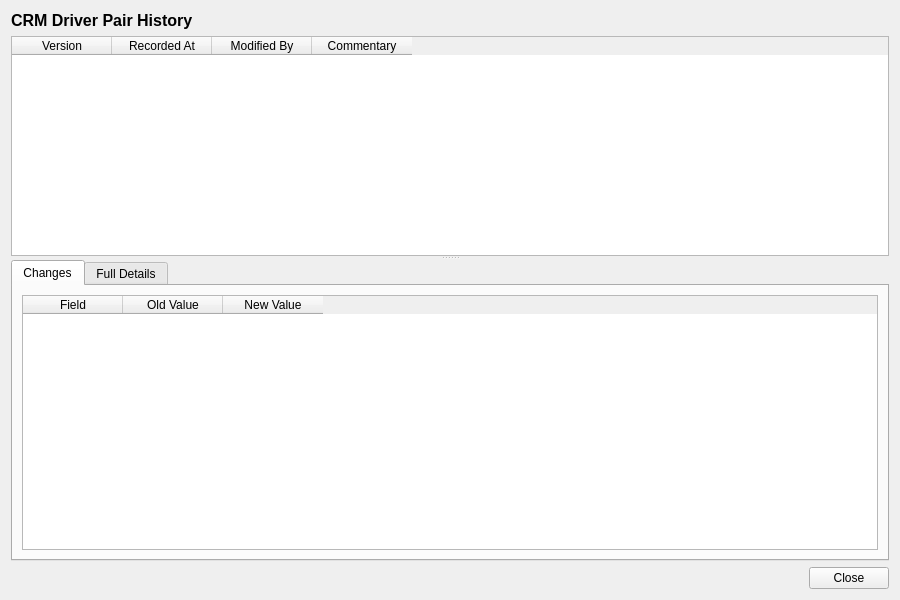
<?xml version="1.0" encoding="UTF-8"?>
<ui version="4.0">
 <class>CrmDriverPairHistoryDialog</class>
 <widget class="QWidget" name="CrmDriverPairHistoryDialog">
  <property name="geometry">
   <rect>
    <x>0</x>
    <y>0</y>
    <width>900</width>
    <height>600</height>
   </rect>
  </property>
  <property name="windowTitle">
   <string>CRM Driver Pair History</string>
  </property>
  <layout class="QVBoxLayout" name="verticalLayout">
   <item>
    <widget class="QLabel" name="titleLabel">
     <property name="font">
      <font>
       <pointsize>12</pointsize>
       <bold>true</bold>
      </font>
     </property>
     <property name="text">
      <string>CRM Driver Pair History</string>
     </property>
    </widget>
   </item>
   <item>
    <widget class="QSplitter" name="splitter">
     <property name="orientation">
      <enum>Qt::Vertical</enum>
     </property>
     <widget class="QTableWidget" name="versionListWidget">
      <property name="minimumHeight">
       <number>150</number>
      </property>
      <property name="maximumHeight">
       <number>250</number>
      </property>
      <property name="alternatingRowColors">
       <bool>true</bool>
      </property>
      <property name="editTriggers">
       <set>QAbstractItemView::NoEditTriggers</set>
      </property>
      <property name="selectionMode">
       <enum>QAbstractItemView::SingleSelection</enum>
      </property>
      <property name="selectionBehavior">
       <enum>QAbstractItemView::SelectRows</enum>
      </property>
      <column>
       <property name="text">
        <string>Version</string>
       </property>
      </column>
      <column>
       <property name="text">
        <string>Recorded At</string>
       </property>
      </column>
      <column>
       <property name="text">
        <string>Modified By</string>
       </property>
      </column>
      <column>
       <property name="text">
        <string>Commentary</string>
       </property>
      </column>
     </widget>
     <widget class="QWidget" name="detailWidget">
      <layout class="QVBoxLayout" name="detailLayout">
       <property name="leftMargin">
        <number>0</number>
       </property>
       <property name="topMargin">
        <number>0</number>
       </property>
       <property name="rightMargin">
        <number>0</number>
       </property>
       <property name="bottomMargin">
        <number>0</number>
       </property>
       <item>
        <widget class="QTabWidget" name="tabWidget">
         <property name="currentIndex">
          <number>0</number>
         </property>
         <widget class="QWidget" name="changesTab">
          <attribute name="title">
           <string>Changes</string>
          </attribute>
          <layout class="QVBoxLayout" name="changesTabLayout">
           <item>
            <widget class="QTableWidget" name="changesTableWidget">
             <property name="editTriggers">
              <set>QAbstractItemView::NoEditTriggers</set>
             </property>
             <property name="alternatingRowColors">
              <bool>true</bool>
             </property>
             <property name="selectionMode">
              <enum>QAbstractItemView::SingleSelection</enum>
             </property>
             <property name="selectionBehavior">
              <enum>QAbstractItemView::SelectRows</enum>
             </property>
             <column>
              <property name="text">
               <string>Field</string>
              </property>
             </column>
             <column>
              <property name="text">
               <string>Old Value</string>
              </property>
             </column>
             <column>
              <property name="text">
               <string>New Value</string>
              </property>
             </column>
            </widget>
           </item>
          </layout>
         </widget>
         <widget class="QWidget" name="fullDetailsTab">
          <attribute name="title">
           <string>Full Details</string>
          </attribute>
          <layout class="QVBoxLayout" name="fullDetailsTabLayout">
           <item>
            <widget class="QScrollArea" name="scrollArea">
             <property name="widgetResizable">
              <bool>true</bool>
             </property>
             <widget class="QWidget" name="scrollAreaWidgetContents">
              <property name="geometry">
               <rect>
                <x>0</x>
                <y>0</y>
                <width>560</width>
                <height>450</height>
               </rect>
              </property>
              <layout class="QFormLayout" name="formLayout">
               <item row="0" column="0">
                <widget class="QLabel" name="idLabel">
                 <property name="text">
                  <string>Id:</string>
                 </property>
                </widget>
               </item>
               <item row="0" column="1">
                <widget class="QLabel" name="idValue">
                 <property name="text">
                  <string/>
                 </property>
                </widget>
               </item>
               <item row="1" column="0">
                <widget class="QLabel" name="party_idLabel">
                 <property name="text">
                  <string>Party Id:</string>
                 </property>
                </widget>
               </item>
               <item row="1" column="1">
                <widget class="QLabel" name="partyIdValue">
                 <property name="text">
                  <string/>
                 </property>
                </widget>
               </item>
               <item row="2" column="0">
                <widget class="QLabel" name="config_idLabel">
                 <property name="text">
                  <string>Config Id:</string>
                 </property>
                </widget>
               </item>
               <item row="2" column="1">
                <widget class="QLabel" name="configIdValue">
                 <property name="text">
                  <string/>
                 </property>
                </widget>
               </item>
               <item row="3" column="0">
                <widget class="QLabel" name="base_currency_codeLabel">
                 <property name="text">
                  <string>Base:</string>
                 </property>
                </widget>
               </item>
               <item row="3" column="1">
                <widget class="QLabel" name="baseCcyValue">
                 <property name="text">
                  <string/>
                 </property>
                </widget>
               </item>
               <item row="4" column="0">
                <widget class="QLabel" name="quote_currency_codeLabel">
                 <property name="text">
                  <string>Quote:</string>
                 </property>
                </widget>
               </item>
               <item row="4" column="1">
                <widget class="QLabel" name="quoteCcyValue">
                 <property name="text">
                  <string/>
                 </property>
                </widget>
               </item>
               <item row="5" column="0">
                <widget class="QLabel" name="enabledLabel">
                 <property name="text">
                  <string>Enabled:</string>
                 </property>
                </widget>
               </item>
               <item row="5" column="1">
                <widget class="QLabel" name="enabledCheckBox">
                 <property name="text">
                  <string/>
                 </property>
                </widget>
               </item>
               <item row="6" column="0">
                <widget class="QLabel" name="versionNumberLabel">
                 <property name="text">
                  <string>Version:</string>
                 </property>
                </widget>
               </item>
               <item row="6" column="1">
                <widget class="QLabel" name="versionNumberValue">
                 <property name="text">
                  <string/>
                 </property>
                </widget>
               </item>
               <item row="7" column="0">
                <widget class="QLabel" name="modifiedByLabel">
                 <property name="text">
                  <string>Modified By:</string>
                 </property>
                </widget>
               </item>
               <item row="7" column="1">
                <widget class="QLabel" name="modifiedByValue">
                 <property name="text">
                  <string/>
                 </property>
                </widget>
               </item>
               <item row="8" column="0">
                <widget class="QLabel" name="recordedAtLabel">
                 <property name="text">
                  <string>Recorded At:</string>
                 </property>
                </widget>
               </item>
               <item row="8" column="1">
                <widget class="QLabel" name="recordedAtValue">
                 <property name="text">
                  <string/>
                 </property>
                </widget>
               </item>
               <item row="9" column="0">
                <widget class="QLabel" name="changeCommentaryLabel">
                 <property name="text">
                  <string>Change Commentary:</string>
                 </property>
                </widget>
               </item>
               <item row="9" column="1">
                <widget class="QLabel" name="changeCommentaryValue">
                 <property name="text">
                  <string/>
                 </property>
                 <property name="wordWrap">
                  <bool>true</bool>
                 </property>
                </widget>
               </item>
              </layout>
             </widget>
            </widget>
           </item>
          </layout>
         </widget>
        </widget>
       </item>
      </layout>
     </widget>
    </widget>
   </item>
   <item>
    <layout class="QHBoxLayout" name="buttonLayout">
     <item>
      <spacer name="horizontalSpacer">
       <property name="orientation">
        <enum>Qt::Horizontal</enum>
       </property>
       <property name="sizeHint" stdset="0">
        <size><width>40</width><height>20</height></size>
       </property>
      </spacer>
     </item>
     <item>
      <widget class="QPushButton" name="closeButton">
       <property name="text">
        <string>Close</string>
       </property>
      </widget>
     </item>
    </layout>
   </item>
  </layout>
 </widget>
 <resources/>
 <connections/>
</ui>
